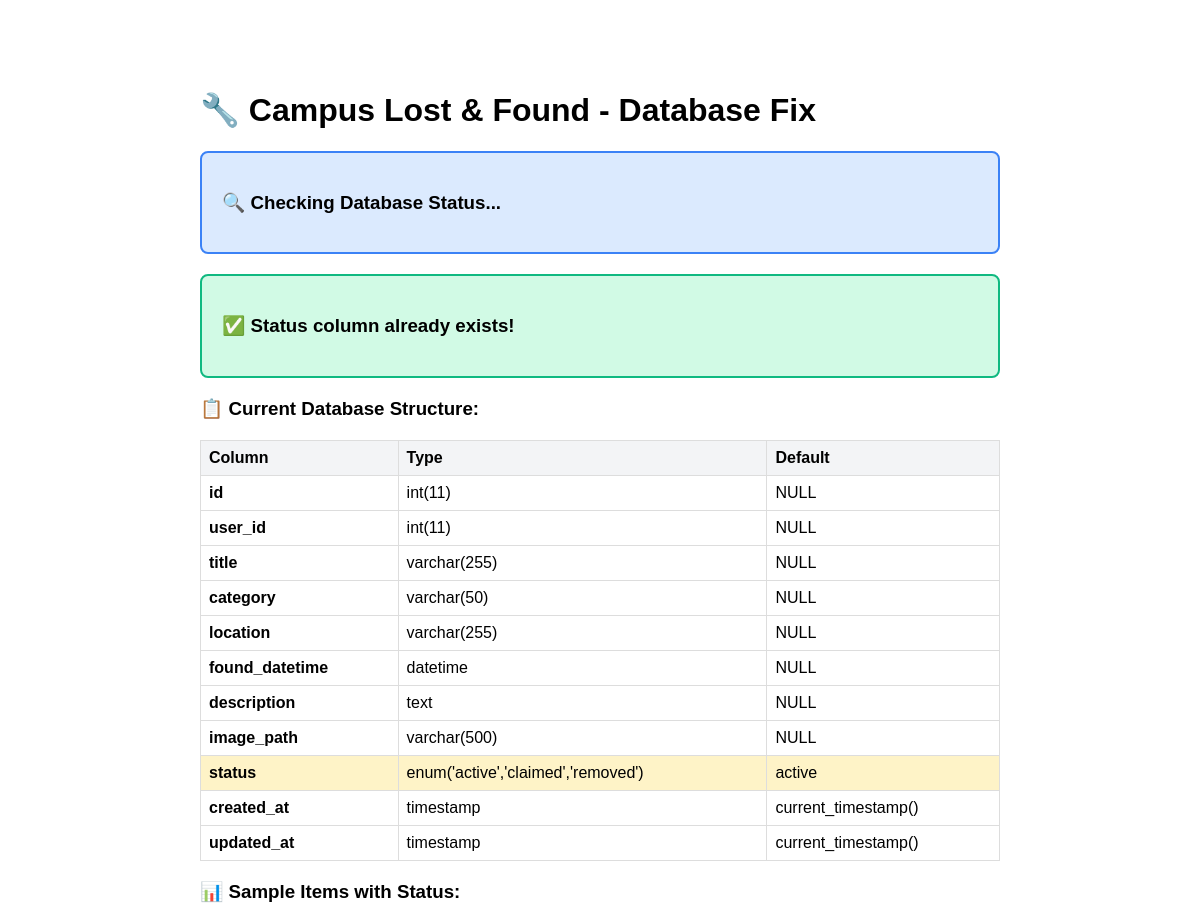
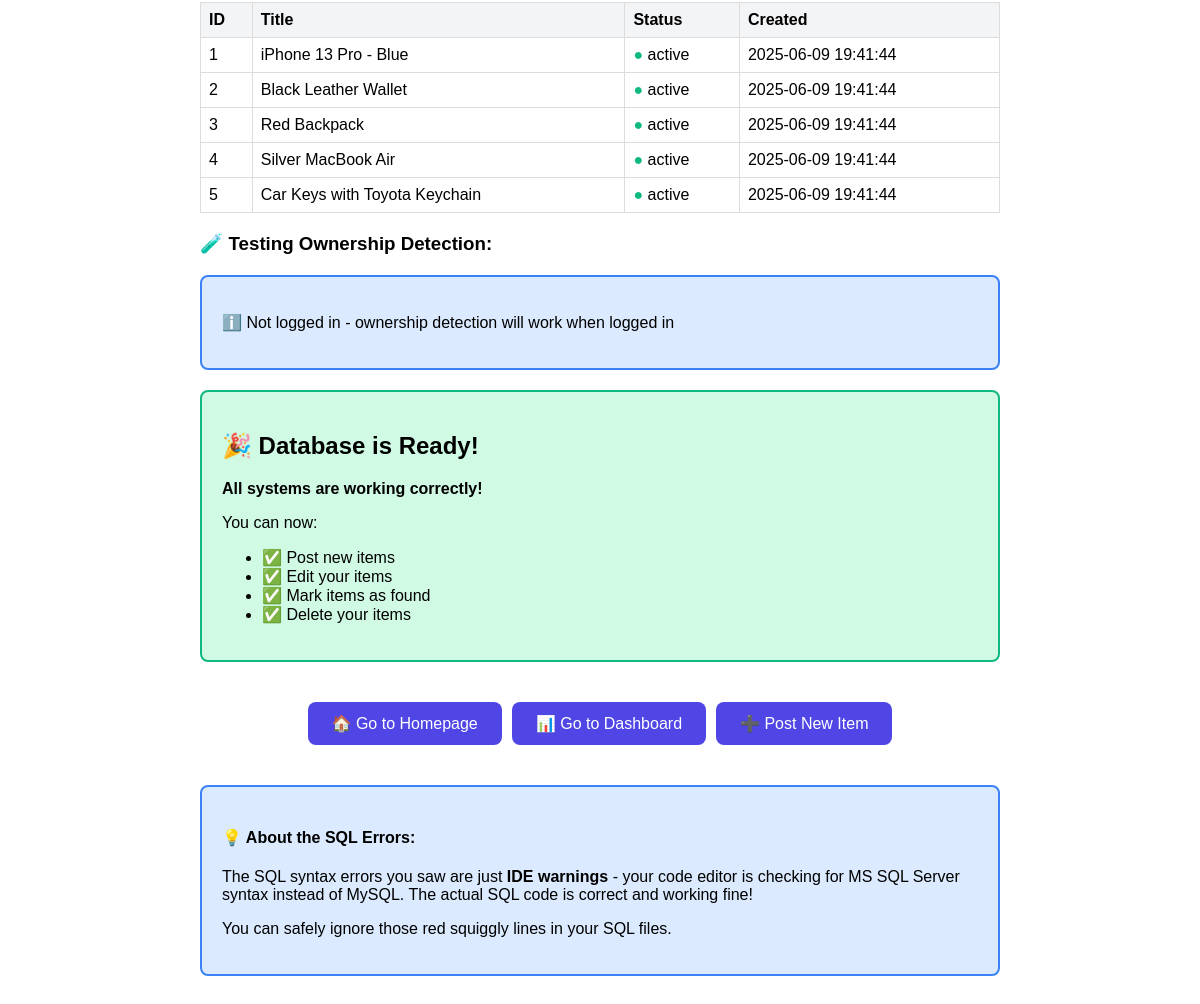
/fix_database.php, run on the app's committed database (2 pictures, top to bottom).
### tables this page shows
CREATE TABLE IF NOT EXISTS found_items (
    id INT AUTO_INCREMENT PRIMARY KEY,
    user_id INT NOT NULL,
    title VARCHAR(255) NOT NULL,
    category VARCHAR(50) NOT NULL,
    location VARCHAR(255) NOT NULL,
    found_datetime DATETIME NOT NULL,
    description TEXT NOT NULL,
    image_path VARCHAR(500),
    status ENUM('active', 'claimed', 'removed') DEFAULT 'active',
    created_at TIMESTAMP DEFAULT CURRENT_TIMESTAMP,
    updated_at TIMESTAMP DEFAULT CURRENT_TIMESTAMP ON UPDATE CURRENT_TIMESTAMP,
    FOREIGN KEY (user_id) REFERENCES users(id) ON DELETE CASCADE
);

### fix_database.php (the view)
<?php
require 'includes/db.php';
echo "<!DOCTYPE html>";
echo "<html><head><title>Database Fix</title>";
echo "<style>
    body { font-family: Arial, sans-serif; max-width: 800px; margin: 50px auto; padding: 20px; }
    .success { background: #d1fae5; border: 2px solid #10b981; border-radius: 8px; padding: 20px; margin: 20px 0; }
    .error { background: #fee2e2; border: 2px solid #ef4444; border-radius: 8px; padding: 20px; margin: 20px 0; }
    .info { background: #dbeafe; border: 2px solid #3b82f6; border-radius: 8px; padding: 20px; margin: 20px 0; }
    .btn { background: #4f46e5; color: white; padding: 12px 24px; text-decoration: none; border-radius: 8px; display: inline-block; margin: 10px 5px; }
    table { border-collapse: collapse; width: 100%; margin: 20px 0; }
    th, td { border: 1px solid #ddd; padding: 8px; text-align: left; }
    th { background: #f3f4f6; }
</style></head><body>";
echo "<h1>🔧 Campus Lost & Found - Database Fix</h1>";
try {
    echo "<div class='info'><h3>🔍 Checking Database Status...</h3></div>";
    $stmt = $pdo->query("SHOW COLUMNS FROM found_items LIKE 'status'");
    if ($stmt->rowCount() == 0) {
        echo "<div class='error'><h3>❌ Status column missing!</h3><p>Adding status column now...</p></div>";
        $pdo->exec("ALTER TABLE found_items ADD COLUMN status ENUM('active', 'claimed', 'removed') DEFAULT 'active'");
        echo "<div class='success'><h3>✅ Status column added successfully!</h3></div>";
        $updateStmt = $pdo->exec("UPDATE found_items SET status = 'active' WHERE status IS NULL");
        echo "<div class='success'><h3>✅ Updated {$updateStmt} existing records to 'active' status!</h3></div>";
    } else {
        echo "<div class='success'><h3>✅ Status column already exists!</h3></div>";
    }
    echo "<h3>📋 Current Database Structure:</h3>";
    $stmt = $pdo->query("DESCRIBE found_items");
    $columns = $stmt->fetchAll();
    echo "<table>";
    echo "<tr><th>Column</th><th>Type</th><th>Default</th></tr>";
    foreach ($columns as $column) {
        $highlight = ($column['Field'] === 'status') ? 'style="background: #fef3c7;"' : '';
        echo "<tr {$highlight}>";
        echo "<td><strong>" . htmlspecialchars($column['Field']) . "</strong></td>";
        echo "<td>" . htmlspecialchars($column['Type']) . "</td>";
        echo "<td>" . htmlspecialchars($column['Default'] ?? 'NULL') . "</td>";
        echo "</tr>";
    }
    echo "</table>";
    echo "<h3>📊 Sample Items with Status:</h3>";
    $stmt = $pdo->query("SELECT id, title, status, created_at FROM found_items ORDER BY created_at DESC LIMIT 5");
    $items = $stmt->fetchAll();
    if (count($items) > 0) {
        echo "<table>";
        echo "<tr><th>ID</th><th>Title</th><th>Status</th><th>Created</th></tr>";
        foreach ($items as $item) {
            $statusColor = $item['status'] === 'active' ? '#10b981' : '#f59e0b';
            echo "<tr>";
            echo "<td>" . htmlspecialchars($item['id']) . "</td>";
            echo "<td>" . htmlspecialchars($item['title']) . "</td>";
            echo "<td><span style='color: {$statusColor}; font-weight: bold;'>●</span> " . htmlspecialchars($item['status']) . "</td>";
            echo "<td>" . htmlspecialchars($item['created_at']) . "</td>";
            echo "</tr>";
        }
        echo "</table>";
    } else {
        echo "<p><em>No items found in database.</em></p>";
    }
    echo "<h3>🧪 Testing Ownership Detection:</h3>";
    if (isset($_SESSION['user_id'])) {
        $stmt = $pdo->prepare("SELECT COUNT(*) as count FROM found_items WHERE user_id = ?");
        $stmt->execute([$_SESSION['user_id']]);
        $userItems = $stmt->fetchColumn();
        echo "<div class='info'><p>✅ You have {$userItems} items posted</p></div>";
    } else {
        echo "<div class='info'><p>ℹ️ Not logged in - ownership detection will work when logged in</p></div>";
    }
    echo "<div class='success'>";
    echo "<h2>🎉 Database is Ready!</h2>";
    echo "<p><strong>All systems are working correctly!</strong></p>";
    echo "<p>You can now:</p>";
    echo "<ul>";
    echo "<li>✅ Post new items</li>";
    echo "<li>✅ Edit your items</li>";
    echo "<li>✅ Mark items as found</li>";
    echo "<li>✅ Delete your items</li>";
    echo "</ul>";
    echo "</div>";
    echo "<div style='text-align: center; margin: 30px 0;'>";
    echo "<a href='index.php' class='btn'>🏠 Go to Homepage</a>";
    echo "<a href='dashboard.php' class='btn'>📊 Go to Dashboard</a>";
    echo "<a href='post_item.php' class='btn'>➕ Post New Item</a>";
    echo "</div>";
    echo "<div class='info'>";
    echo "<h4>💡 About the SQL Errors:</h4>";
    echo "<p>The SQL syntax errors you saw are just <strong>IDE warnings</strong> - your code editor is checking for MS SQL Server syntax instead of MySQL. The actual SQL code is correct and working fine!</p>";
    echo "<p>You can safely ignore those red squiggly lines in your SQL files.</p>";
    echo "</div>";
} catch (PDOException $e) {
    echo "<div class='error'>";
    echo "<h3>❌ Database Error</h3>";
    echo "<p><strong>Error:</strong> " . htmlspecialchars($e->getMessage()) . "</p>";
    echo "<p><strong>Solution:</strong> Make sure your database is running and the connection details in <code>includes/db.php</code> are correct.</p>";
    echo "</div>";
}
echo "</body></html>";
?>

### fix_database.php (style rules this page uses)
body { font-family: Arial, sans-serif; max-width: 800px; margin: 50px auto; padding: 20px; }
.success { background: #d1fae5; border: 2px solid #10b981; border-radius: 8px; padding: 20px; margin: 20px 0; }
.info { background: #dbeafe; border: 2px solid #3b82f6; border-radius: 8px; padding: 20px; margin: 20px 0; }
.btn { background: #4f46e5; color: white; padding: 12px 24px; text-decoration: none; border-radius: 8px; display: inline-block; margin: 10px 5px; }
table { border-collapse: collapse; width: 100%; margin: 20px 0; }
th, td { border: 1px solid #ddd; padding: 8px; text-align: left; }
th { background: #f3f4f6; }

### data on the page
found_items: id "1", title "iPhone 13 Pro - Blue", status "active", created_at "2025-06-09 19:41:44"
found_items: id "2", title "Black Leather Wallet", status "active", created_at "2025-06-09 19:41:44"
found_items: id "3", title "Red Backpack", status "active", created_at "2025-06-09 19:41:44"
found_items: id "4", title "Silver MacBook Air", status "active", created_at "2025-06-09 19:41:44"
found_items: id "5", title "Car Keys with Toyota Keychain", status "active", created_at "2025-06-09 19:41:44"

### other printed values
$column['Field'] "id"
$column['Type'] "int(11)"
$column['Default'] "NULL"
$column['Field'] "user_id"
$column['Field'] "title"
$column['Type'] "varchar(255)"
$column['Field'] "category"
$column['Type'] "varchar(50)"
$column['Field'] "location"
$column['Field'] "found_datetime"
$column['Type'] "datetime"
$column['Field'] "description"
$column['Type'] "text"
$column['Field'] "image_path"
$column['Type'] "varchar(500)"
